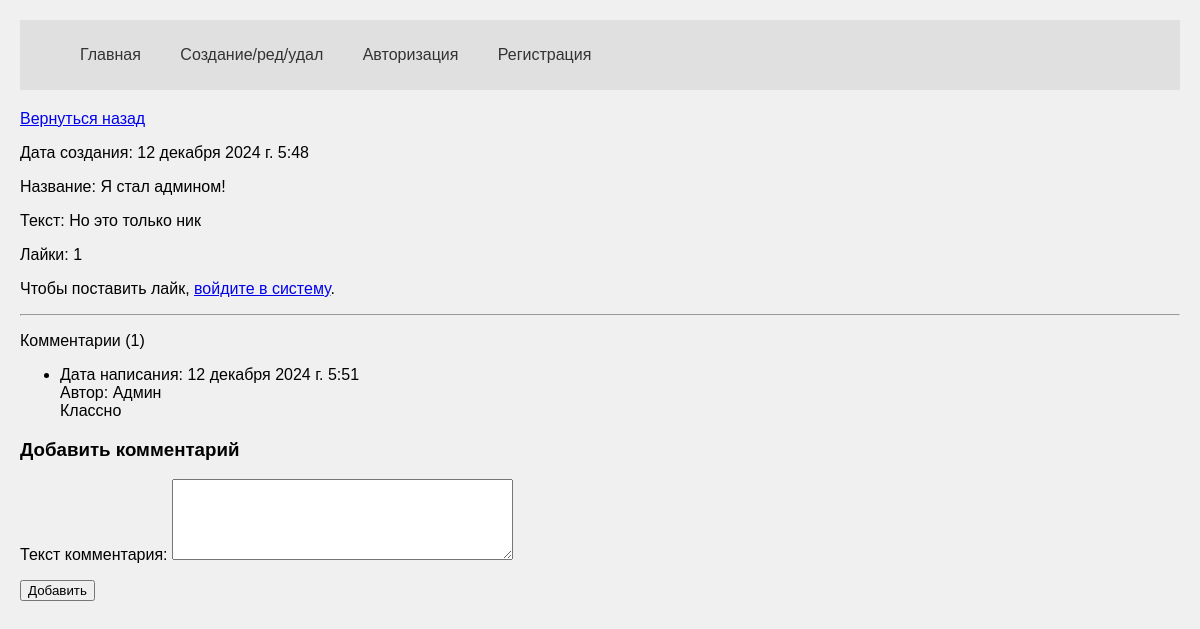
Page /detail/13 on the committed database.
### core/models.py (models this page shows, shortened)
class Advantage(models.Model):
    author = models.ForeignKey(User, on_delete = models.CASCADE, verbose_name='Владелец статьи', blank = True, null = True )
    create_date = models.DateTimeField(auto_now=True)
    name = models.CharField(max_length=200, verbose_name='Название')
    text = models.TextField(verbose_name='Текст')
    class Meta:
        verbose_name='Достижение'
        verbose_name_plural='Статьи'

class Comments(models.Model):
    article = models.ForeignKey(Advantage, on_delete = models.CASCADE, verbose_name='Достижение', blank = True, null = True,related_name='comments_articles' )
    author = models.ForeignKey(User, on_delete = models.CASCADE, verbose_name='Автор комментария', blank = True, null = True )
    create_date = models.DateTimeField(auto_now=True)
    text = models.TextField(verbose_name='Текст комментария')
    status = models.BooleanField(verbose_name='Видимость статьи', default=False)

### core/views.py (the view, shortened to what this page needs)
# urls.py: path('detail/<int:pk>', views.HomeDetailView.as_view(), name='detail_page'),
class HomeDetailView(CustomSuccessMessageMixin, FormMixin, DetailView):
    model = Advantage
    template_name = 'detail.html'
    context_object_name = 'get_article'
    form_class = CommentForm
    success_msg = 'Комментарий создан!'

### core/forms.py
class CommentForm(forms.ModelForm):
    class Meta:
        model = Comments
        fields = ('text',)
    def __init__(self,*args,**kwargs):
        super().__init__(*args,**kwargs)
        for field in self.fields:
            self.fields[field].widget.attrs['class'] = 'form-control'
        self.fields['text'].widget = Textarea(attrs={'rows':5})

### core/templates/detail.html (shortened to what this page needs)
{% extends 'index.html' %}
{% block content %}
<p><a href='/'>Вернуться назад</a></p>
<p>Дата создания: {{ get_article.create_date }}</p>
<p>Название: {{ get_article.name }}</p>
<p>Текст: {{ get_article.text }}</p>
<p>Лайки: {{ get_article.like_set.count }}</p>
{% if request.user.is_authenticated %}
<form method="post" action="{% url 'like_article' get_article.id %}">
    {% csrf_token %}
    <button type="submit" class="btn btn-primary">Понравилось</button>
</form>
{% else %}
<p>Чтобы поставить лайк, <a href="{% url 'login_page' %}">войдите в систему</a>.</p>
{% endif %}
<hr>
<p>Комментарии ({{ get_article.comments_articles.count }})</p>
<ul>
    {% for item in get_article.comments_articles.all %}
    <li>
        Дата написания: {{ item.create_date }}<br>
        Автор: {{ item.author }}<br>
        {{ item.text }}
    </li>
    {% endfor %}
</ul>
<div class="col-4">
    <h3>Добавить комментарий</h3>
    <form id='add_form' method="post">
        {{ form.as_p }}
        <button type="submit" class="btn btn-primary">Добавить</button>
    </form>
</div>
{% endblock %}

### core/templates/index.html (style rules this page uses)
body { font-family: Arial, sans-serif; background-color: #f0f0f0; margin: 0; padding: 20px; }

### rows in the picture
Advantage: create_date "12 декабря 2024 г. 5:48", name "Я стал админом!", text "Но это только ник", like_set.count "1", comments_articles.count "1"
Comments: create_date "12 декабря 2024 г. 5:51", author "Админ", text "Классно"
